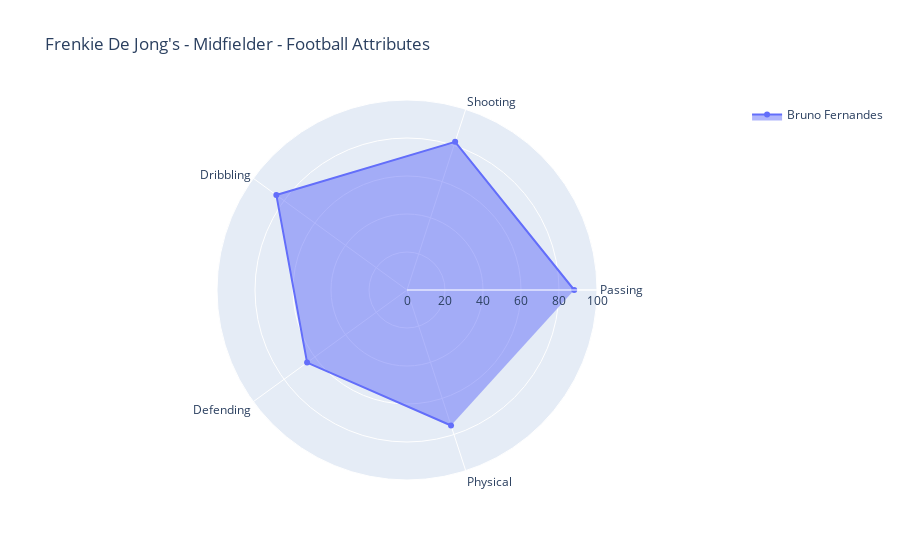

Notebook code for this chart:
### Markdown cell above
## **Spider Chart** of Frenkie De Jong's Spider chart

### Code cell
attributes = ["Passing", "Shooting", "Dribbling", "Defending", "Physical"]
values = [88, 82, 85, 65, 75]

fig = go.Figure()

fig.add_trace(go.Scatterpolar(
    r=values,
    theta=attributes,
    fill='toself',
    name='Bruno Fernandes'
))

fig.update_layout(
    polar=dict(
        radialaxis=dict(
            visible=True,
            range=[0, 100]
        )),
    showlegend=True,
    title="Frenkie De Jong's - Midfielder - Football Attributes"
)

fig.show()

"""
References : 

"""

### Figure 1 — Plotly figure (JSON) as saved in the notebook; plotly's stock layout.template omitted (floating-point values rounded to 4 significant figures)
{"data": [{"fill": "toself", "name": "Bruno Fernandes", "r": [88, 82, 85, 65, 75], "theta": ["Passing", "Shooting", "Dribbling", "Defending", "Physical"], "type": "scatterpolar"}], "layout": {"polar": {"radialaxis": {"range": [0, 100], "visible": true}}, "showlegend": true, "title": {"text": "Frenkie De Jong's - Midfielder - Football Attributes"}}}
